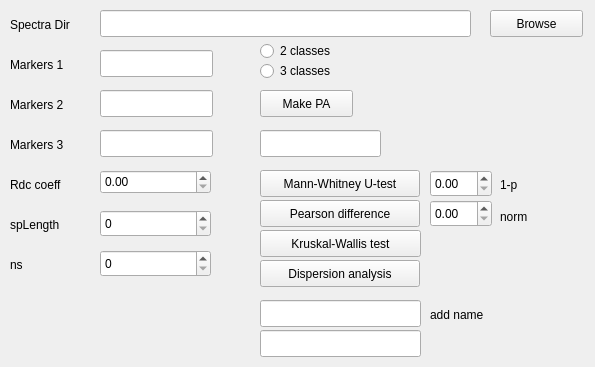
<?xml version="1.0" encoding="UTF-8"?>
<ui version="4.0">
 <class>MakePa</class>
 <widget class="QWidget" name="MakePa">
  <property name="geometry">
   <rect>
    <x>0</x>
    <y>0</y>
    <width>595</width>
    <height>367</height>
   </rect>
  </property>
  <property name="windowTitle">
   <string>Form</string>
  </property>
  <widget class="QPushButton" name="browseButton">
   <property name="geometry">
    <rect>
     <x>490</x>
     <y>10</y>
     <width>93</width>
     <height>27</height>
    </rect>
   </property>
   <property name="text">
    <string>Browse</string>
   </property>
  </widget>
  <widget class="QLineEdit" name="paLineEdit">
   <property name="geometry">
    <rect>
     <x>100</x>
     <y>10</y>
     <width>371</width>
     <height>27</height>
    </rect>
   </property>
  </widget>
  <widget class="QRadioButton" name="cl2_Button">
   <property name="geometry">
    <rect>
     <x>260</x>
     <y>40</y>
     <width>109</width>
     <height>22</height>
    </rect>
   </property>
   <property name="text">
    <string>2 classes</string>
   </property>
  </widget>
  <widget class="QRadioButton" name="cl3_Button">
   <property name="geometry">
    <rect>
     <x>260</x>
     <y>60</y>
     <width>109</width>
     <height>22</height>
    </rect>
   </property>
   <property name="text">
    <string>3 classes</string>
   </property>
  </widget>
  <widget class="QLabel" name="label_2">
   <property name="geometry">
    <rect>
     <x>10</x>
     <y>10</y>
     <width>131</width>
     <height>30</height>
    </rect>
   </property>
   <property name="text">
    <string>Spectra Dir</string>
   </property>
  </widget>
  <widget class="QLineEdit" name="lineEdit_1">
   <property name="geometry">
    <rect>
     <x>100</x>
     <y>50</y>
     <width>113</width>
     <height>27</height>
    </rect>
   </property>
  </widget>
  <widget class="QLineEdit" name="lineEdit_2">
   <property name="geometry">
    <rect>
     <x>100</x>
     <y>90</y>
     <width>113</width>
     <height>27</height>
    </rect>
   </property>
  </widget>
  <widget class="QLineEdit" name="lineEdit_3">
   <property name="geometry">
    <rect>
     <x>100</x>
     <y>130</y>
     <width>113</width>
     <height>27</height>
    </rect>
   </property>
  </widget>
  <widget class="QLabel" name="label">
   <property name="geometry">
    <rect>
     <x>10</x>
     <y>50</y>
     <width>80</width>
     <height>30</height>
    </rect>
   </property>
   <property name="text">
    <string>Markers 1</string>
   </property>
  </widget>
  <widget class="QLabel" name="label_3">
   <property name="geometry">
    <rect>
     <x>10</x>
     <y>90</y>
     <width>80</width>
     <height>30</height>
    </rect>
   </property>
   <property name="text">
    <string>Markers 2</string>
   </property>
  </widget>
  <widget class="QLabel" name="label_4">
   <property name="geometry">
    <rect>
     <x>10</x>
     <y>130</y>
     <width>80</width>
     <height>30</height>
    </rect>
   </property>
   <property name="text">
    <string>Markers 3</string>
   </property>
  </widget>
  <widget class="QPushButton" name="pushButton">
   <property name="geometry">
    <rect>
     <x>260</x>
     <y>90</y>
     <width>93</width>
     <height>27</height>
    </rect>
   </property>
   <property name="text">
    <string>Make PA</string>
   </property>
  </widget>
  <widget class="QLineEdit" name="lineEdit">
   <property name="geometry">
    <rect>
     <x>260</x>
     <y>130</y>
     <width>121</width>
     <height>27</height>
    </rect>
   </property>
  </widget>
  <widget class="QLabel" name="label_5">
   <property name="geometry">
    <rect>
     <x>10</x>
     <y>170</y>
     <width>80</width>
     <height>30</height>
    </rect>
   </property>
   <property name="text">
    <string>Rdc coeff</string>
   </property>
  </widget>
  <widget class="QLabel" name="label_6">
   <property name="geometry">
    <rect>
     <x>10</x>
     <y>210</y>
     <width>70</width>
     <height>30</height>
    </rect>
   </property>
   <property name="text">
    <string>spLength</string>
   </property>
  </widget>
  <widget class="QPushButton" name="mwTestButton">
   <property name="geometry">
    <rect>
     <x>260</x>
     <y>170</y>
     <width>160</width>
     <height>27</height>
    </rect>
   </property>
   <property name="text">
    <string>Mann-Whitney U-test</string>
   </property>
  </widget>
  <widget class="QLineEdit" name="mwTestLine">
   <property name="geometry">
    <rect>
     <x>260</x>
     <y>330</y>
     <width>161</width>
     <height>27</height>
    </rect>
   </property>
  </widget>
  <widget class="QPushButton" name="vdvTestButton">
   <property name="geometry">
    <rect>
     <x>260</x>
     <y>200</y>
     <width>160</width>
     <height>27</height>
    </rect>
   </property>
   <property name="text">
    <string>Pearson difference</string>
   </property>
  </widget>
  <widget class="QDoubleSpinBox" name="alphaSpinBox">
   <property name="geometry">
    <rect>
     <x>430</x>
     <y>170</y>
     <width>62</width>
     <height>27</height>
    </rect>
   </property>
  </widget>
  <widget class="QLabel" name="label_7">
   <property name="geometry">
    <rect>
     <x>500</x>
     <y>170</y>
     <width>30</width>
     <height>30</height>
    </rect>
   </property>
   <property name="text">
    <string>1-p</string>
   </property>
  </widget>
  <widget class="QLineEdit" name="addNameLineEdit">
   <property name="geometry">
    <rect>
     <x>260</x>
     <y>300</y>
     <width>161</width>
     <height>27</height>
    </rect>
   </property>
  </widget>
  <widget class="QLabel" name="label_8">
   <property name="geometry">
    <rect>
     <x>430</x>
     <y>300</y>
     <width>80</width>
     <height>30</height>
    </rect>
   </property>
   <property name="text">
    <string>add name</string>
   </property>
  </widget>
  <widget class="QPushButton" name="kwTestButton">
   <property name="geometry">
    <rect>
     <x>260</x>
     <y>230</y>
     <width>161</width>
     <height>27</height>
    </rect>
   </property>
   <property name="text">
    <string>Kruskal-Wallis test</string>
   </property>
  </widget>
  <widget class="QDoubleSpinBox" name="mwNormSpinBox">
   <property name="geometry">
    <rect>
     <x>430</x>
     <y>200</y>
     <width>62</width>
     <height>27</height>
    </rect>
   </property>
  </widget>
  <widget class="QLabel" name="label_9">
   <property name="geometry">
    <rect>
     <x>500</x>
     <y>207</y>
     <width>67</width>
     <height>20</height>
    </rect>
   </property>
   <property name="text">
    <string>norm</string>
   </property>
  </widget>
  <widget class="QSpinBox" name="spLBox">
   <property name="geometry">
    <rect>
     <x>100</x>
     <y>210</y>
     <width>111</width>
     <height>27</height>
    </rect>
   </property>
  </widget>
  <widget class="QSpinBox" name="nsBox">
   <property name="geometry">
    <rect>
     <x>100</x>
     <y>250</y>
     <width>111</width>
     <height>27</height>
    </rect>
   </property>
  </widget>
  <widget class="QLabel" name="label_10">
   <property name="geometry">
    <rect>
     <x>10</x>
     <y>250</y>
     <width>70</width>
     <height>30</height>
    </rect>
   </property>
   <property name="text">
    <string>ns</string>
   </property>
  </widget>
  <widget class="QPushButton" name="dispersionAnalysisButton">
   <property name="geometry">
    <rect>
     <x>260</x>
     <y>260</y>
     <width>160</width>
     <height>27</height>
    </rect>
   </property>
   <property name="text">
    <string>Dispersion analysis</string>
   </property>
  </widget>
  <widget class="QDoubleSpinBox" name="rdcCoeffBox">
   <property name="geometry">
    <rect>
     <x>100</x>
     <y>170</y>
     <width>111</width>
     <height>24</height>
    </rect>
   </property>
  </widget>
 </widget>
 <resources/>
 <connections/>
</ui>
